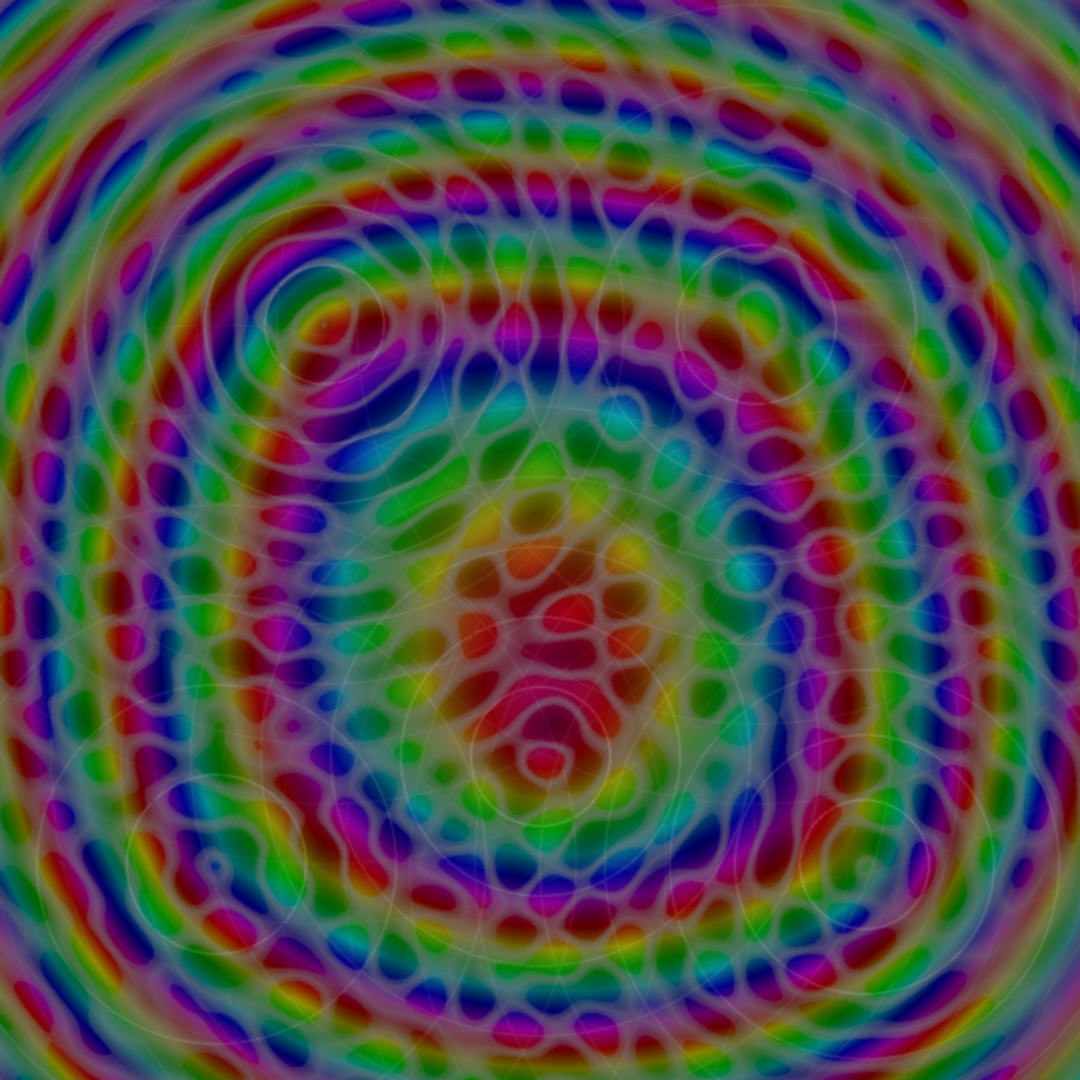

Write the Python code that produced this figure.
from PIL import Image, ImageDraw, ImageFilter
import numpy as np
import math
import colorsys

# Canvas dimensions
WIDTH, HEIGHT = 1080, 1080

# Create base image with gradient background
img = Image.new('RGB', (WIDTH, HEIGHT))
draw = ImageDraw.Draw(img)

# Radial gradient background
for y in range(HEIGHT):
    for x in range(WIDTH):
        # Distance from center
        dx = x - WIDTH/2
        dy = y - HEIGHT/2
        dist = math.sqrt(dx*dx + dy*dy) / (WIDTH/2)
        
        # Gradient from deep purple to black at edges
        r = int(20 * (1 - dist))
        g = int(10 * (1 - dist))
        b = int(30 * (1 - dist))
        draw.point((x, y), (r, g, b))

pixels = img.load()

# Multiple wave sources creating interference
wave_sources = [
    # (x, y, wavelength, amplitude, phase)
    (WIDTH * 0.3, HEIGHT * 0.3, 60, 1.0, 0),
    (WIDTH * 0.7, HEIGHT * 0.3, 80, 0.8, math.pi/4),
    (WIDTH * 0.5, HEIGHT * 0.7, 70, 0.9, math.pi/2),
    (WIDTH * 0.2, HEIGHT * 0.8, 90, 0.7, math.pi),
    (WIDTH * 0.8, HEIGHT * 0.8, 65, 0.85, 3*math.pi/4),
]

# Calculate interference pattern
for y in range(HEIGHT):
    for x in range(WIDTH):
        # Sum waves from all sources
        wave_sum = 0
        color_angle = 0
        
        for sx, sy, wavelength, amplitude, phase in wave_sources:
            # Distance from this source
            dx = x - sx
            dy = y - sy
            distance = math.sqrt(dx*dx + dy*dy)
            
            # Wave contribution with decay
            decay = math.exp(-distance / (WIDTH * 0.5))
            wave = amplitude * decay * math.sin(2 * math.pi * distance / wavelength + phase)
            wave_sum += wave
            
            # Accumulate phase for color
            color_angle += (distance / wavelength + phase)
        
        # Normalize wave sum
        intensity = (wave_sum + len(wave_sources)) / (2 * len(wave_sources))
        intensity = max(0, min(1, intensity))
        
        # Create vibrant colors based on interference
        hue = (color_angle / (2 * math.pi)) % 1.0
        
        # High saturation in interference zones
        if abs(wave_sum) > 0.5:
            saturation = 0.8 + 0.2 * abs(wave_sum) / len(wave_sources)
        else:
            saturation = 0.3 + 0.5 * abs(wave_sum)
        
        # Brightness follows interference pattern
        value = 0.2 + 0.8 * intensity
        
        # Add highlights at constructive interference
        if wave_sum > len(wave_sources) * 0.7:
            value = min(1.0, value + 0.3)
            saturation = max(0.3, saturation - 0.2)
        
        # Convert to RGB
        r, g, b = colorsys.hsv_to_rgb(hue, saturation, value)
        
        # Blend with existing pixel
        existing = pixels[x, y]
        pixels[x, y] = (
            int(existing[0] * 0.3 + r * 255 * 0.7),
            int(existing[1] * 0.3 + g * 255 * 0.7),
            int(existing[2] * 0.3 + b * 255 * 0.7)
        )

# Add concentric ring highlights
overlay = Image.new('RGBA', (WIDTH, HEIGHT), (0, 0, 0, 0))
overlay_draw = ImageDraw.Draw(overlay)

for source_x, source_y, wavelength, _, _ in wave_sources:
    for ring in range(0, int(WIDTH * 0.7), int(wavelength)):
        if ring > 0:
            alpha = int(50 * math.exp(-ring / (WIDTH * 0.3)))
            overlay_draw.ellipse(
                [source_x - ring, source_y - ring,
                 source_x + ring, source_y + ring],
                outline=(255, 255, 255, alpha),
                width=2
            )

# Apply overlay
img = Image.alpha_composite(img.convert('RGBA'), overlay).convert('RGB')

# Subtle blur for smoothness
img = img.filter(ImageFilter.GaussianBlur(radius=1))

# Enhance contrast
from PIL import ImageEnhance
enhancer = ImageEnhance.Contrast(img)
img = enhancer.enhance(1.3)

img.save('resonance_02.png')
print("Second resonance iteration created: resonance_02.png")